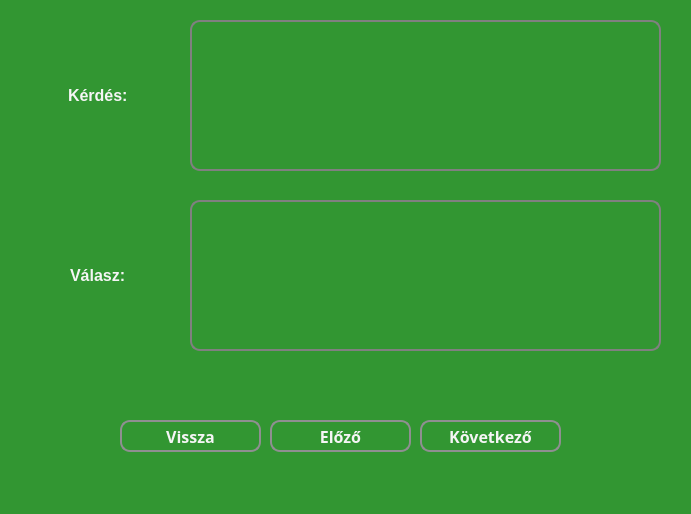
<?xml version="1.0" encoding="UTF-8"?>
<ui version="4.0">
 <class>MainWindow</class>
 <widget class="QMainWindow" name="MainWindow">
  <property name="geometry">
   <rect>
    <x>0</x>
    <y>0</y>
    <width>691</width>
    <height>514</height>
   </rect>
  </property>
  <property name="windowTitle">
   <string>Eredmény</string>
  </property>
  <property name="styleSheet">
   <string notr="true">* {
	background-color: rgb(50, 150, 50);
	font-size: 16pt;
	color: grey;
}</string>
  </property>
  <widget class="QWidget" name="centralwidget">
   <widget class="QWidget" name="widget" native="true">
    <property name="geometry">
     <rect>
      <x>0</x>
      <y>0</y>
      <width>691</width>
      <height>481</height>
     </rect>
    </property>
    <property name="styleSheet">
     <string notr="true">* {
	background-color: rgb(50, 150, 50);
    font-size: 16px;
    font-weight: bold;
}</string>
    </property>
    <widget class="QPushButton" name="nextButton">
     <property name="geometry">
      <rect>
       <x>420</x>
       <y>420</y>
       <width>141</width>
       <height>32</height>
      </rect>
     </property>
     <property name="font">
      <font>
       <family>Corbel</family>
       <pointsize>-1</pointsize>
       <bold>true</bold>
      </font>
     </property>
     <property name="styleSheet">
      <string notr="true">* {
	background-color:  rgb(50, 150, 50);
	border: 2px solid #8f8f91;
	border-radius: 10px;
	color: whitesmoke;
}

*:hover {
	background-color: rgb(80, 220, 80);
	color: white;
}</string>
     </property>
     <property name="text">
      <string>Következő</string>
     </property>
    </widget>
    <widget class="QLabel" name="questionField">
     <property name="enabled">
      <bool>true</bool>
     </property>
     <property name="geometry">
      <rect>
       <x>190</x>
       <y>20</y>
       <width>471</width>
       <height>151</height>
      </rect>
     </property>
     <property name="font">
      <font>
       <family>Corbel</family>
       <pointsize>12</pointsize>
       <bold>true</bold>
      </font>
     </property>
     <property name="layoutDirection">
      <enum>Qt::LeftToRight</enum>
     </property>
     <property name="styleSheet">
      <string notr="true">* {
	border: 2px solid grey;
	border-radius: 10px;
	font-size: 12pt;
	color: whitesmoke;
}</string>
     </property>
     <property name="frameShape">
      <enum>QFrame::NoFrame</enum>
     </property>
     <property name="text">
      <string/>
     </property>
     <property name="textFormat">
      <enum>Qt::PlainText</enum>
     </property>
     <property name="scaledContents">
      <bool>true</bool>
     </property>
     <property name="alignment">
      <set>Qt::AlignCenter</set>
     </property>
    </widget>
    <widget class="QPushButton" name="backButton">
     <property name="geometry">
      <rect>
       <x>120</x>
       <y>420</y>
       <width>141</width>
       <height>32</height>
      </rect>
     </property>
     <property name="font">
      <font>
       <family>Corbel</family>
       <pointsize>-1</pointsize>
       <bold>true</bold>
      </font>
     </property>
     <property name="styleSheet">
      <string notr="true">* {
	background-color:  rgb(50, 150, 50);
	border: 2px solid #8f8f91;
	border-radius: 10px;
	color: whitesmoke;
}

*:hover {
	background-color: rgb(80, 220, 80);
	color: white;
}</string>
     </property>
     <property name="text">
      <string>Vissza</string>
     </property>
    </widget>
    <widget class="QPushButton" name="previousButton">
     <property name="geometry">
      <rect>
       <x>270</x>
       <y>420</y>
       <width>141</width>
       <height>32</height>
      </rect>
     </property>
     <property name="font">
      <font>
       <family>Corbel</family>
       <pointsize>-1</pointsize>
       <bold>true</bold>
      </font>
     </property>
     <property name="styleSheet">
      <string notr="true">* {
	background-color:  rgb(50, 150, 50);
	border: 2px solid #8f8f91;
	border-radius: 10px;
	color: whitesmoke;
}

*:hover {
	background-color: rgb(80, 220, 80);
	color: white;
}</string>
     </property>
     <property name="text">
      <string>Előző</string>
     </property>
    </widget>
    <widget class="QLabel" name="questionLabel">
     <property name="geometry">
      <rect>
       <x>68</x>
       <y>60</y>
       <width>101</width>
       <height>71</height>
      </rect>
     </property>
     <property name="styleSheet">
      <string notr="true">* {
	color: whitesmoke;
}</string>
     </property>
     <property name="text">
      <string>Kérdés:</string>
     </property>
    </widget>
    <widget class="QLabel" name="answerLabel">
     <property name="geometry">
      <rect>
       <x>70</x>
       <y>240</y>
       <width>101</width>
       <height>71</height>
      </rect>
     </property>
     <property name="styleSheet">
      <string notr="true">* {
	color: whitesmoke;
}</string>
     </property>
     <property name="text">
      <string>Válasz:</string>
     </property>
    </widget>
    <widget class="QLabel" name="answerField">
     <property name="enabled">
      <bool>true</bool>
     </property>
     <property name="geometry">
      <rect>
       <x>190</x>
       <y>200</y>
       <width>471</width>
       <height>151</height>
      </rect>
     </property>
     <property name="font">
      <font>
       <family>Corbel</family>
       <pointsize>12</pointsize>
       <bold>true</bold>
      </font>
     </property>
     <property name="layoutDirection">
      <enum>Qt::LeftToRight</enum>
     </property>
     <property name="styleSheet">
      <string notr="true">* {
	border: 2px solid grey;
	border-radius: 10px;
	font-size: 12pt;
	color: whitesmoke;
}</string>
     </property>
     <property name="frameShape">
      <enum>QFrame::NoFrame</enum>
     </property>
     <property name="text">
      <string/>
     </property>
     <property name="textFormat">
      <enum>Qt::PlainText</enum>
     </property>
     <property name="scaledContents">
      <bool>true</bool>
     </property>
     <property name="alignment">
      <set>Qt::AlignCenter</set>
     </property>
    </widget>
   </widget>
  </widget>
  <widget class="QStatusBar" name="statusbar"/>
 </widget>
 <resources/>
 <connections/>
</ui>
